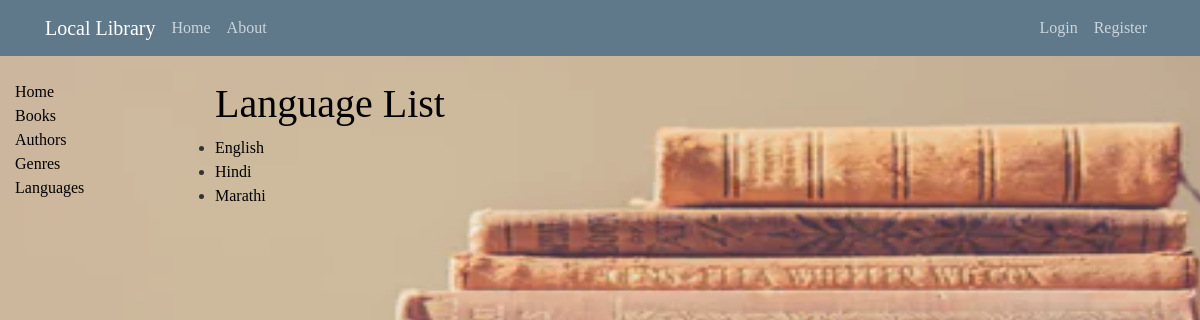
Page /languages/ on the committed database.
### catalog/models.py (models this page shows, shortened)
class Language(models.Model):
    name = models.CharField(max_length=200, help_text="Enter the book's natural language (e.g. English, French, Japanese etc.)")
    def get_absolute_url(self):
        return reverse('language-detail', args=[str(self.id)])

### catalog/views.py (the view)
# urls.py: path('languages/', views.LanguageListView.as_view(), name='languages'),
class LanguageListView(generic.ListView):
	model = Language
	ordering = ['name']

### catalog/templates/catalog/language_list.html
{% extends 'catalog/base_generic.html' %}
{% block content %}
	<h1>Language List</h1>
	{% if language_list %}
	<ul>
		{% for language in language_list %}
		<li>
			<a href="{{ language.get_absolute_url }}">{{ language.name }}</a>
		</li>
		{% endfor %}
	</ul>
	{% else %}
		<p>There are no languages in the library.</p>
	{% endif %}
{% endblock %}

### catalog/static/catalog/css/styles.css (style rules this page uses)
body { background: #fafafa; color: #333333; margin-top: 5rem; }
h1, h2, h3, h4, h5, h6 { color: black; }
ul { margin: 0; }
body a { text-decoration: none; color: black; }
* { margin: 0; padding: 0; font-family: Century Gothic; }
#bg { background-size: 1550px 768px; background-repeat: no-repeat; background-position: center; background-attachment: fixed; }

### rows in the picture
Language: name "English"
Language: name "Hindi"
Language: name "Marathi"
